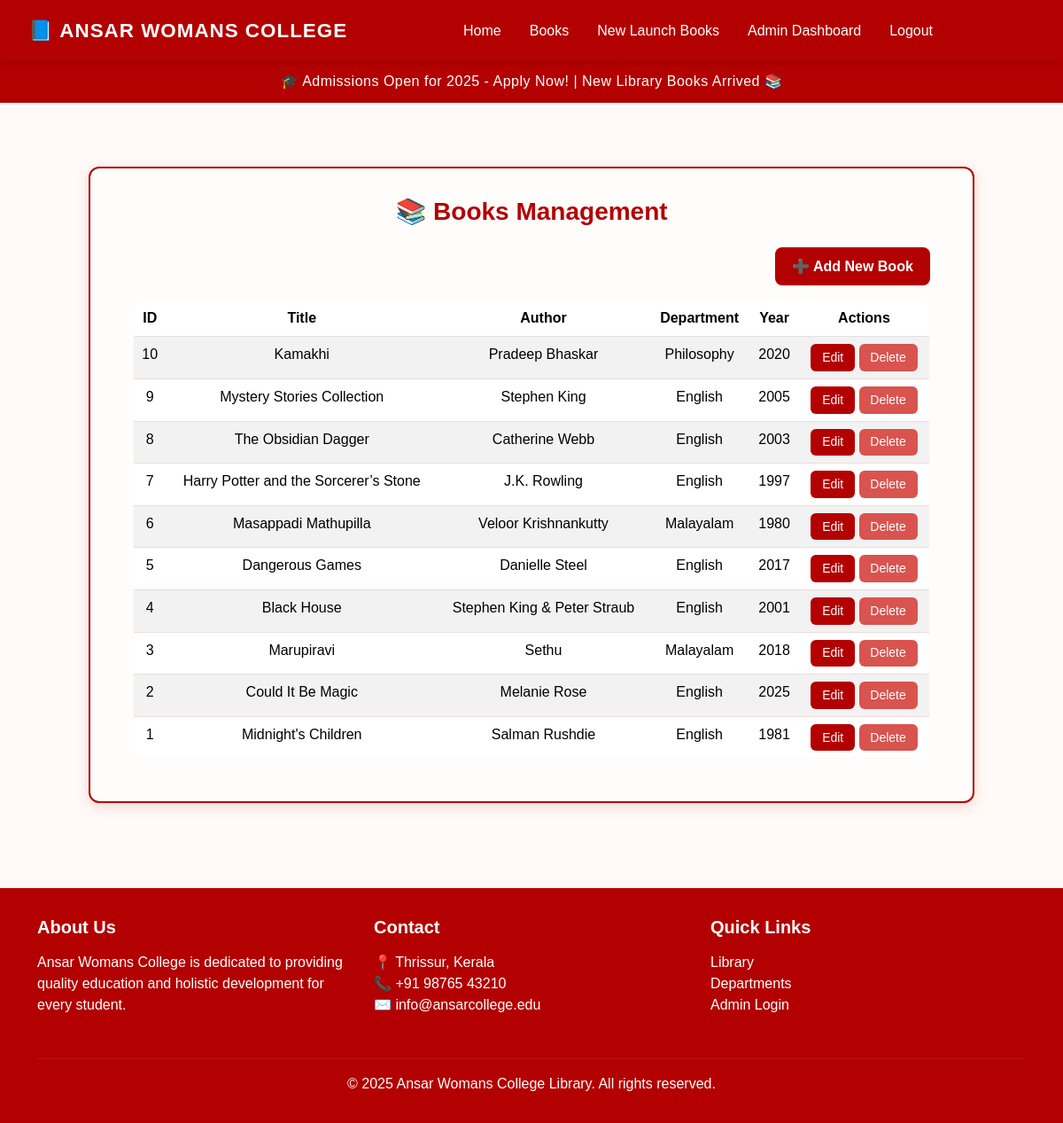
Page /admin/books (signed in) on the committed database.
### tables this page shows
CREATE TABLE books (
    id INTEGER PRIMARY KEY AUTOINCREMENT,
    title TEXT,
    author TEXT,
    year INTEGER,
    department_id INTEGER,
    type TEXT,
    description TEXT,
    image TEXT,
    FOREIGN KEY(department_id) REFERENCES departments(id) ON DELETE SET NULL
);

CREATE TABLE departments (
    id INTEGER PRIMARY KEY AUTOINCREMENT,
    name TEXT UNIQUE NOT NULL
);

### app.py (the view)
@app.route("/admin/books")
@admin_required
def admin_books():
    conn = get_db()
    cur = conn.cursor()
    cur.execute('''
        SELECT books.id, books.title, books.author, books.year,
               departments.name AS department,
               books.type, books.description, books.image
        FROM books
        LEFT JOIN departments ON books.department_id = departments.id
        ORDER BY books.id DESC
    ''')
    books = cur.fetchall()
    conn.close()
    return render_template('admin_books.html', books=books)

### app.py (called while the page is built)
def get_db():
    conn = sqlite3.connect(DB_PATH)
    conn.row_factory = sqlite3.Row  # Important: allows accessing columns by name
    return conn

def admin_required(f):
    @wraps(f)
    def decorated(*args, **kwargs):
        if not session.get("admin_logged_in"):
            flash("Please login first.", "warning")
            return redirect(url_for("admin_login"))
        return f(*args, **kwargs)
    return decorated

### templates/admin_books.html (shortened to what this page needs)
{% extends "layout.html" %}
{% block content %}
<section class="books-container">
  <div class="books-card">
    <h3>📚 Books Management</h3>
    <div class="d-flex justify-content-end">
      <a class="btn btn-add" href="{{ url_for('admin_add_book') }}">➕ Add New Book</a>
    </div>
    <table class="table table-striped">
      <thead>
        <tr>
          <th>ID</th>
          <th>Title</th>
          <th>Author</th>
          <th>Department</th>
          <th>Year</th>
          <th>Actions</th>
        </tr>
      </thead>
      <tbody>
      {% for b in books %}
        <tr>
          <td>{{ b['id'] }}</td>
          <td>{{ b['title'] }}</td>
          <td>{{ b['author'] }}</td>
          <td>{{ b['department'] }}</td>
          <td>{{ b['year'] }}</td>
          <td>
            <a class="btn btn-sm btn-primary" href="{{ url_for('admin_edit_book', book_id=b['id']) }}">Edit</a>
            <form style="display:inline" method="post" action="{{ url_for('admin_delete_book', book_id=b['id']) }}">
              <button class="btn btn-sm btn-danger" onclick="return confirm('Are you sure you want to delete this book?')">Delete</button>
            </form>
          </td>
        </tr>
      {% endfor %}
      </tbody>
    </table>
  </div>
</section>
{% endblock %}

### static/css/style.css (style rules this page uses)
body { background: #f8f9fa; }

### templates/layout.html (style rules this page uses)
body { background-color: #ffffff; color: #222; font-family: "Poppins", sans-serif; }

### templates/admin_books.html (style rules this page uses)
body { background-color: #fffaf7; }
.books-container { padding: 3rem 2rem; min-height: 80vh; display: flex; flex-direction: column; align-items: center; }
.books-card { background-color: #fffdfc; border: 2px solid #b30000; border-radius: 12px; box-shadow: 0 4px 15px rgba(179, 0, 0, 0.15); padding: 2rem 3rem; width: 100%; max-width: 1000px; }
.books-card h3 { color: #b30000; font-weight: 700; text-align: center; margin-bottom: 1.5rem; }
.btn-add { background-color: #b30000; color: #fff; border-radius: 8px; border: none; font-weight: 600; padding: 0.6rem 1.2rem; margin-bottom: 1rem; transition: all 0.3s ease; }
table { width: 100%; background-color: #fffaf7; border-radius: 10px; overflow: hidden; border: 1px solid #b30000; }
th { background-color: #b30000; color: #fff; text-align: center; padding: 0.75rem; }
td { text-align: center; padding: 0.75rem; border-bottom: 1px solid #f0dada; }
.btn-sm { border-radius: 6px; padding: 0.3rem 0.8rem; font-weight: 500; }
.btn-primary { background-color: #b30000; border: none; }
.btn-danger { background-color: #d9534f; border: none; }

### rows in the picture
books: id "10", title "Kamakhi", author "Pradeep Bhaskar", department "Philosophy", year "2020"
books: id "9", title "Mystery Stories Collection", author "Stephen King", department "English", year "2005"
books: id "8", title "The Obsidian Dagger", author "Catherine Webb", department "English", year "2003"
books: id "7", title "Harry Potter and the Sorcerer’s Stone", author "J.K. Rowling", department "English", year "1997"
books: id "6", title "Masappadi Mathupilla", author "Veloor Krishnankutty", department "Malayalam", year "1980"
books: id "5", title "Dangerous Games", author "Danielle Steel", department "English", year "2017"
books: id "4", title "Black House", author "Stephen King & Peter Straub", department "English", year "2001"
books: id "3", title "Marupiravi", author "Sethu", department "Malayalam", year "2018"
books: id "2", title "Could It Be Magic", author "Melanie Rose", department "English", year "2025"
books: id "1", title "Midnight's Children", author "Salman Rushdie", department "English", year "1981"
